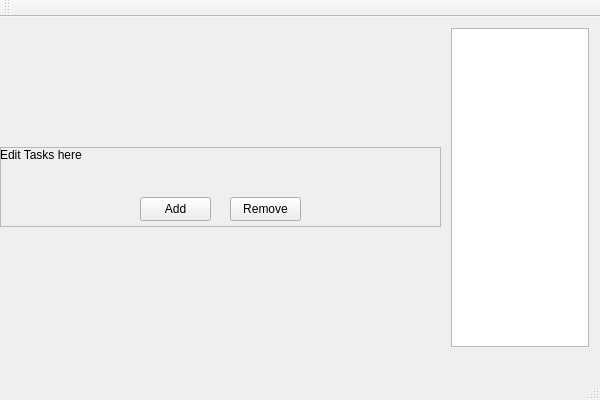
<?xml version="1.0" encoding="UTF-8"?>
<ui version="4.0">
 <class>todoProjectClass</class>
 <widget class="QMainWindow" name="todoProjectClass">
  <property name="geometry">
   <rect>
    <x>0</x>
    <y>0</y>
    <width>600</width>
    <height>400</height>
   </rect>
  </property>
  <property name="windowTitle">
   <string>todoProject</string>
  </property>
  <widget class="QWidget" name="centralWidget">
   <widget class="QWidget" name="verticalLayoutWidget">
    <property name="geometry">
     <rect>
      <x>440</x>
      <y>0</y>
      <width>160</width>
      <height>341</height>
     </rect>
    </property>
    <layout class="QVBoxLayout" name="verticalLayout">
     <item>
      <widget class="QListView" name="taskView"/>
     </item>
    </layout>
   </widget>
   <widget class="QFrame" name="decisionFrame">
    <property name="geometry">
     <rect>
      <x>0</x>
      <y>130</y>
      <width>441</width>
      <height>80</height>
     </rect>
    </property>
    <property name="frameShape">
     <enum>QFrame::StyledPanel</enum>
    </property>
    <property name="frameShadow">
     <enum>QFrame::Raised</enum>
    </property>
    <widget class="QLabel" name="label">
     <property name="geometry">
      <rect>
       <x>0</x>
       <y>0</y>
       <width>441</width>
       <height>16</height>
      </rect>
     </property>
     <property name="text">
      <string>Edit Tasks here</string>
     </property>
    </widget>
    <widget class="QPushButton" name="add_button">
     <property name="geometry">
      <rect>
       <x>140</x>
       <y>50</y>
       <width>71</width>
       <height>24</height>
      </rect>
     </property>
     <property name="text">
      <string>Add</string>
     </property>
    </widget>
    <widget class="QPushButton" name="remove_button">
     <property name="geometry">
      <rect>
       <x>230</x>
       <y>50</y>
       <width>71</width>
       <height>24</height>
      </rect>
     </property>
     <property name="text">
      <string>Remove</string>
     </property>
    </widget>
   </widget>
  </widget>
  <widget class="QMenuBar" name="menuBar">
   <property name="geometry">
    <rect>
     <x>0</x>
     <y>0</y>
     <width>600</width>
     <height>22</height>
    </rect>
   </property>
  </widget>
  <widget class="QToolBar" name="mainToolBar">
   <attribute name="toolBarArea">
    <enum>TopToolBarArea</enum>
   </attribute>
   <attribute name="toolBarBreak">
    <bool>false</bool>
   </attribute>
  </widget>
  <widget class="QStatusBar" name="statusBar"/>
 </widget>
 <layoutdefault spacing="6" margin="11"/>
 <resources>
  <include location="todoProject.qrc"/>
 </resources>
 <connections/>
</ui>
